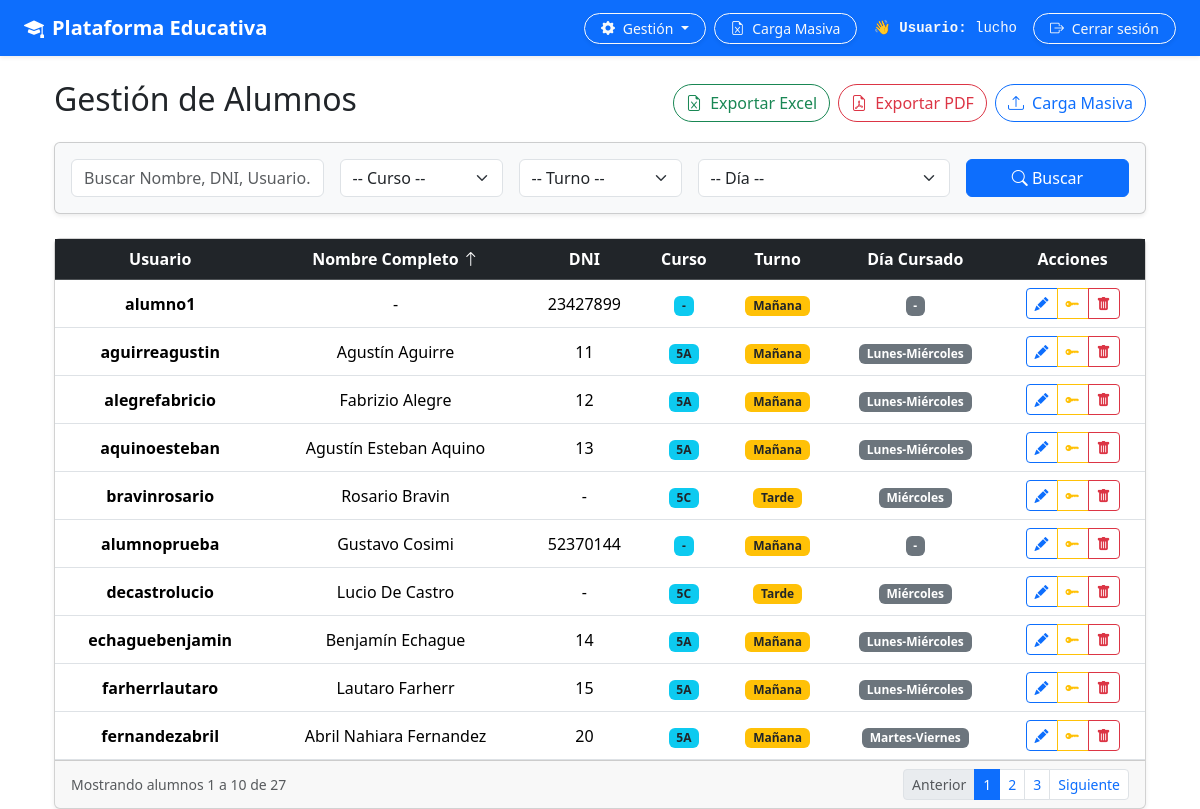
Before: /auth/alumnos/ (signed in) with the older database file.
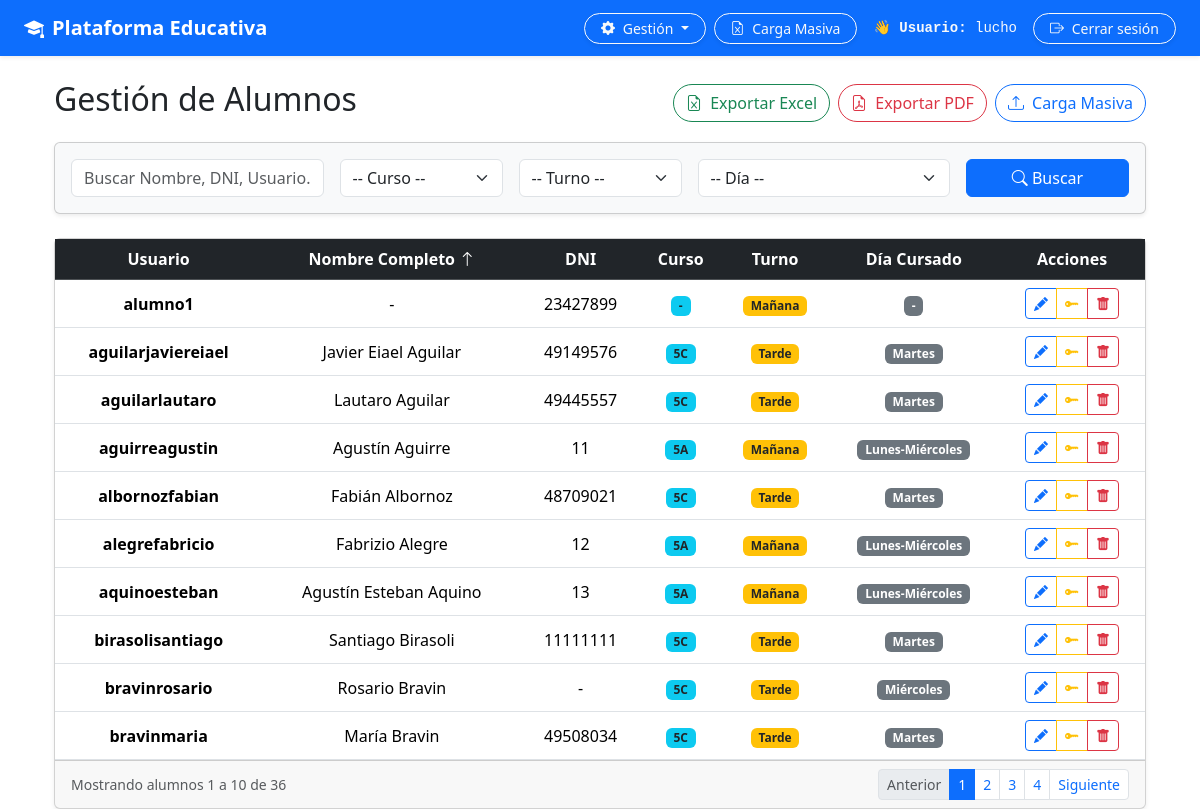
After: the same page with the newer database file.
### usuarios/models.py (models this page shows, shortened)
class Usuario(AbstractUser):
  TURNOS = [
      ('M', 'Mañana'),
      ('T', 'Tarde'),
      ('N', 'Noche'),
  ]
  dni = models.CharField(max_length=20, unique=True, null=True, blank=True)
  curso = models.CharField(
      max_length=100,
      blank=True,
      null=True,
      help_text='Ejemplo: 5A, 5C, 6to 1ra',
  )
  turno = models.CharField(
      max_length=1,
      choices=TURNOS,
      default='M',
      help_text='Turno al que pertenece el alumno (Mañana/Tarde/Noche)',
  )
  dia_cursado = models.CharField(
      max_length=50,
      blank=True,
      null=True,
      help_text='Ejemplo: Lunes, Miércoles o Lunes,Martes',
  )
  ultimo_equipo = models.CharField(
      max_length=100,
      blank=True,
      null=True,
      help_text='Nombre de la netbook o PC usada en el último inicio de sesión (ej. ALUMNO-05)',
  )
  ultima_conexion = models.DateTimeField(
      null=True,
      blank=True,
      help_text='Última fecha y hora de actividad/login registrada',
  )

### usuarios/views.py (the view, shortened to what this page needs)
# urls.py: path('alumnos/', views.lista_alumnos, name='lista_alumnos'),
@login_required
@user_passes_test(es_administrador)
def lista_alumnos(request):
  busqueda = request.GET.get('q', '').strip()
  curso_filtro = request.GET.get('curso', '').strip()
  dia_filtro = request.GET.get('dia_cursado', '').strip()
  turno_filtro = request.GET.get('turno', '').strip()
  order_by = request.GET.get('order_by', 'last_name')
  alumnos = Usuario.objects.filter(is_superuser=False, is_staff=False)
  if curso_filtro:
    alumnos = alumnos.filter(curso__icontains=curso_filtro)
  if dia_filtro:
    alumnos = alumnos.filter(dia_cursado__icontains=dia_filtro)
  if turno_filtro:
    alumnos = alumnos.filter(turno=turno_filtro)
  campos_validos = [
      'username',
      '-username',
      'last_name',
      '-last_name',
      'first_name',
      '-first_name',
      'dni',
      '-dni',
      'curso',
      '-curso',
      'dia_cursado',
      '-dia_cursado',
      'turno',
      '-turno',
  ]
  if order_by in campos_validos:
    alumnos = alumnos.order_by(order_by)
  else:
    alumnos = alumnos.order_by('last_name', 'first_name')
  paginator = Paginator(alumnos, 10)
  page_number = request.GET.get('page')
  page_obj = paginator.get_page(page_number)
  cursos = (
      Usuario.objects.filter(is_superuser=False, is_staff=False)
      .values_list('curso', flat=True)
      .distinct()
  )
  dias = (
      Usuario.objects.filter(is_superuser=False, is_staff=False)
      .values_list('dia_cursado', flat=True)
      .distinct()
  )
  context = {
      'page_obj': page_obj,
      'alumnos': page_obj.object_list,
      'busqueda': busqueda,
      'curso_filtro': curso_filtro,
      'dia_filtro': dia_filtro,
      'turno_filtro': turno_filtro,
      'order_by': order_by,
      'cursos': sorted(filter(None, cursos)),
      'dias': sorted(filter(None, dias)),
      'turnos': Usuario.TURNOS,
  }
  return render(request, 'usuarios/lista_alumnos.html', context)

### usuarios/views.py (called while the page is built)
def es_administrador(user):
  return user.is_authenticated and (user.is_staff or user.is_superuser)

### usuarios/templates/usuarios/lista_alumnos.html (shortened to what the changed rows need)
{% extends 'base.html' %}
{% block content %}
<div class="container mt-4">
    <div class="d-flex justify-content-between align-items-center mb-3">
        <h2>Gestión de Alumnos</h2>
    </div>
    <div class="card shadow-sm">
        <div class="table-responsive">
            <table class="table table-hover align-middle mb-0 text-center">
                <thead class="table-dark">
                    <tr>
                        <th>
                            <a href="?order_by={% if order_by == 'username' %}-username{% else %}username{% endif %}&q={{ busqueda }}&curso={{ curso_filtro }}&dia_cursado={{ dia_filtro }}&turno={{ turno_filtro }}" class="text-white text-decoration-none">
                                Usuario
                            </a>
                        </th>
                        <th>
                            <a href="?order_by={% if order_by == 'last_name' %}-last_name{% else %}last_name{% endif %}&q={{ busqueda }}&curso={{ curso_filtro }}&dia_cursado={{ dia_filtro }}&turno={{ turno_filtro }}" class="text-white text-decoration-none">
                                Nombre Completo
                                {% if order_by == 'last_name' %}<i class="bi bi-arrow-up"></i>{% elif order_by == '-last_name' %}<i class="bi bi-arrow-down"></i>{% endif %}
                            </a>
                        </th>
                        <th>
                            <a href="?order_by={% if order_by == 'dni' %}-dni{% else %}dni{% endif %}&q={{ busqueda }}&curso={{ curso_filtro }}&dia_cursado={{ dia_filtro }}&turno={{ turno_filtro }}" class="text-white text-decoration-none">
                                DNI
                            </a>
                        </th>
                        <th>
                            <a href="?order_by={% if order_by == 'curso' %}-curso{% else %}curso{% endif %}&q={{ busqueda }}&curso={{ curso_filtro }}&dia_cursado={{ dia_filtro }}&turno={{ turno_filtro }}" class="text-white text-decoration-none">
                                Curso
                            </a>
                        </th>
                        <th>
                            <a href="?order_by={% if order_by == 'turno' %}-turno{% else %}turno{% endif %}&q={{ busqueda }}&curso={{ curso_filtro }}&dia_cursado={{ dia_filtro }}&turno={{ turno_filtro }}" class="text-white text-decoration-none">
                                Turno
                            </a>
                        </th>
                        <th>
                            <a href="?order_by={% if order_by == 'dia_cursado' %}-dia_cursado{% else %}dia_cursado{% endif %}&q={{ busqueda }}&curso={{ curso_filtro }}&dia_cursado={{ dia_filtro }}&turno={{ turno_filtro }}" class="text-white text-decoration-none">
                                Día Cursado
                            </a>
                        </th>
                        <th>Acciones</th>
                    </tr>
                </thead>
                <tbody>
                    {% for a in alumnos %}
                    <tr>
                        <td><strong>{{ a.username }}</strong></td>
                        <td>{{ a.get_full_name|default:"-" }}</td>
                        <td>{{ a.dni|default:"-" }}</td>
                        <td><span class="badge bg-info text-dark">{{ a.curso|default:"-" }}</span></td>
                        <td><span class="badge bg-warning text-dark">{{ a.get_turno_display|default:"-" }}</span></td>
                        <td><span class="badge bg-secondary">{{ a.dia_cursado|default:"-" }}</span></td>
                        <td>
                            <div class="btn-group btn-group-sm">
                                <a href="{% url 'editar_alumno' a.pk %}" class="btn btn-outline-primary" title="Editar"><i class="bi bi-pencil-fill"></i></a>
                                <a href="{% url 'reset_password_alumno' a.pk %}" class="btn btn-outline-warning" title="Cambiar Contraseña"><i class="bi bi-key-fill"></i></a>
                                <a href="{% url 'eliminar_alumno' a.pk %}" class="btn btn-outline-danger" title="Eliminar"><i class="bi bi-trash-fill"></i></a>
                            </div>
                        </td>
                    </tr>
                    {% empty %}
                    <tr>
                        <td colspan="7" class="py-4 text-muted">No se encontraron alumnos registrados con los criterios seleccionados.</td>
                    </tr>
                    {% endfor %}
                </tbody>
            </table>
        </div>
        {% if page_obj.has_other_pages %}
        <div class="card-footer d-flex justify-content-between align-items-center">
            <small class="text-muted">Mostrando alumnos {{ page_obj.start_index }} a {{ page_obj.end_index }} de {{ page_obj.paginator.count }}</small>
            <nav>
                <ul class="pagination pagination-sm mb-0">
                    {% if page_obj.has_previous %}
                        <li class="page-item">
                            <a class="page-page-link page-link" href="?page={{ page_obj.previous_page_number }}&q={{ busqueda }}&curso={{ curso_filtro }}&dia_cursado={{ dia_filtro }}&turno={{ turno_filtro }}&order_by={{ order_by }}">Anterior</a>
                        </li>
                    {% else %}
                        <li class="page-item disabled"><span class="page-link">Anterior</span></li>
                    {% endif %}
                    {% for i in page_obj.paginator.page_range %}
                        {% if page_obj.number == i %}
                            <li class="page-item active"><span class="page-link">{{ i }}</span></li>
                        {% else %}
                            <li class="page-item">
                                <a class="page-link" href="?page={{ i }}&q={{ busqueda }}&curso={{ curso_filtro }}&dia_cursado={{ dia_filtro }}&turno={{ turno_filtro }}&order_by={{ order_by }}">{{ i }}</a>
                            </li>
                        {% endif %}
                    {% endfor %}
                    {% if page_obj.has_next %}
                        <li class="page-item">
                            <a class="page-link" href="?page={{ page_obj.next_page_number }}&q={{ busqueda }}&curso={{ curso_filtro }}&dia_cursado={{ dia_filtro }}&turno={{ turno_filtro }}&order_by={{ order_by }}">Siguiente</a>
                        </li>
                    {% else %}
                        <li class="page-item disabled"><span class="page-link">Siguiente</span></li>
                    {% endif %}
                </ul>
            </nav>
        </div>
        {% endif %}
    </div>
</div>
{% endblock %}

Changed rows visible on the page:
no longer on this page (row edited): Usuario: username "alumnoprueba", get_full_name "Gustavo Cosimi", dni "52370144", curso "-", turno "Mañana", dia_cursado "-"
no longer on this page (row unchanged): Usuario: username "decastrolucio", get_full_name "Lucio De Castro", dni "-", curso "5C", turno "Tarde", dia_cursado "Miércoles"
no longer on this page (row unchanged): Usuario: username "echaguebenjamin", get_full_name "Benjamín Echague", dni "14", curso "5A", turno "Mañana", dia_cursado "Lunes-Miércoles"
no longer on this page (row unchanged): Usuario: username "farherrlautaro", get_full_name "Lautaro Farherr", dni "15", curso "5A", turno "Mañana", dia_cursado "Lunes-Miércoles"
no longer on this page (row edited): Usuario: username "fernandezabril", get_full_name "Abril Nahiara Fernandez", dni "20", curso "5A", turno "Mañana", dia_cursado "Martes-Viernes"
added Usuario: username "aguilarjaviereiael", get_full_name "Javier Eiael Aguilar", dni "49149576", curso "5C", turno "Tarde", dia_cursado "Martes"
added Usuario: username "aguilarlautaro", get_full_name "Lautaro Aguilar", dni "49445557", curso "5C", turno "Tarde", dia_cursado "Martes"
added Usuario: username "albornozfabian", get_full_name "Fabián Albornoz", dni "48709021", curso "5C", turno "Tarde", dia_cursado "Martes"
added Usuario: username "birasolisantiago", get_full_name "Santiago Birasoli", dni "11111111", curso "5C", turno "Tarde", dia_cursado "Martes"
added Usuario: username "bravinmaria", get_full_name "María Bravin", dni "49508034", curso "5C", turno "Tarde", dia_cursado "Martes"
Other visible differences:
{{ page_obj.paginator.count }}: "27" → "36"
new list line: "4"
